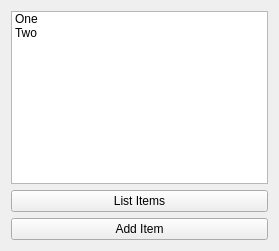
<?xml version="1.0" encoding="UTF-8"?>
<ui version="4.0">
 <class>Widget</class>
 <widget class="QWidget" name="Widget">
  <property name="geometry">
   <rect>
    <x>0</x>
    <y>0</y>
    <width>279</width>
    <height>251</height>
   </rect>
  </property>
  <property name="windowTitle">
   <string>Widget</string>
  </property>
  <layout class="QVBoxLayout" name="verticalLayout">
   <item>
    <widget class="QListWidget" name="listWidget">
     <item>
      <property name="text">
       <string>One</string>
      </property>
     </item>
     <item>
      <property name="text">
       <string>Two</string>
      </property>
     </item>
    </widget>
   </item>
   <item>
    <widget class="QPushButton" name="listItemsButton">
     <property name="text">
      <string>List Items</string>
     </property>
    </widget>
   </item>
   <item>
    <widget class="QPushButton" name="addItemButton">
     <property name="text">
      <string>Add Item</string>
     </property>
    </widget>
   </item>
  </layout>
  <zorder>addItemButton</zorder>
  <zorder>listWidget</zorder>
  <zorder>listItemsButton</zorder>
 </widget>
 <resources/>
 <connections/>
</ui>
